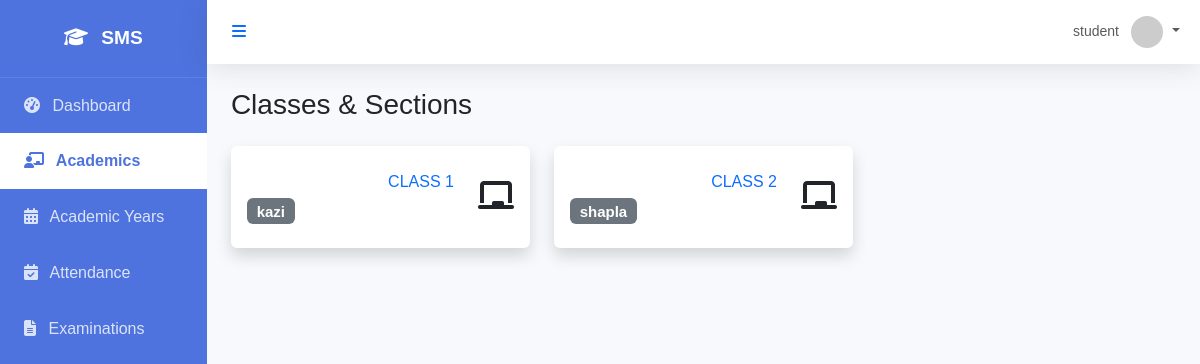
Before: /academics/classes/ (signed in) with the older database file.
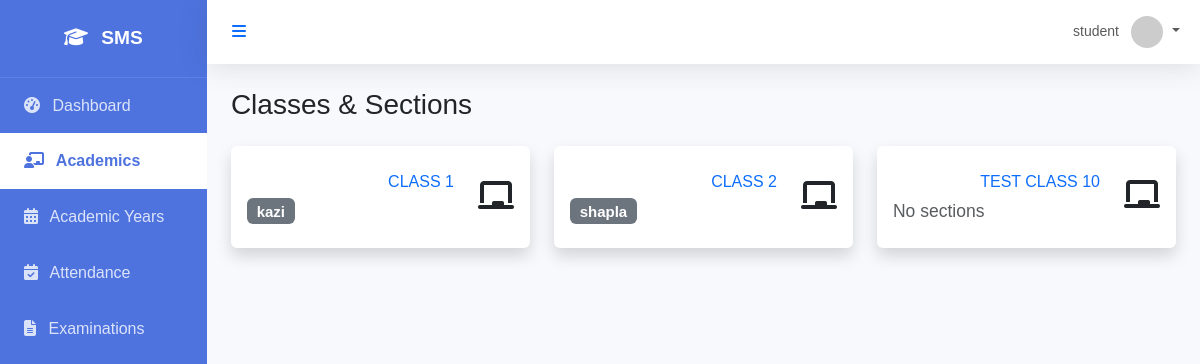
After: the same page with the newer database file.
### academics/models.py (models this page shows, shortened)
class Class(models.Model):
    name = models.CharField(max_length=50) # e.g. Class 1, Grade 10
    numeric_value = models.IntegerField(unique=True) # For sorting
    class Meta:
        verbose_name_plural = "Classes"
        ordering = ['numeric_value']

class Section(models.Model):
    name = models.CharField(max_length=10) # e.g. A, B, C
    class_name = models.ForeignKey(Class, on_delete=models.CASCADE, related_name='sections')
    class_teacher = models.ForeignKey(User, on_delete=models.SET_NULL, null=True, blank=True, limit_choices_to={'role': 'TEACHER'})
    class Meta:
        unique_together = ['name', 'class_name']
        ordering = ['name']

### academics/views.py (the view)
# urls.py: path('classes/', class_list, name='class_list'),
@login_required
def class_list(request):
    classes = Class.objects.all()
    return render(request, 'academics/class_list.html', {'classes': classes})

### templates/academics/class_list.html (shortened to what this page needs)
{% extends 'base.html' %}
{% block content %}
<div class="d-sm-flex align-items-center justify-content-between mb-4">
    <h1 class="h3 mb-0 text-gray-800">Classes & Sections</h1>
</div>
<div class="row" x-data="{ show: true }" x-show="show" x-transition:enter="transition ease-out duration-300" x-transition:enter-start="opacity-0 transform scale-90" x-transition:enter-end="opacity-100 transform scale-100">
    {% for class in classes %}
    <div class="col-xl-4 col-md-6 mb-4">
        <a href="{% url 'class_detail' class.pk %}" class="text-decoration-none">
            <div class="card border-left-primary shadow h-100 py-2">
                <div class="card-body">
                    <div class="row no-gutters align-items-center">
                        <div class="col mr-2">
                            <div class="text-xs font-weight-bold text-primary text-uppercase mb-1 d-flex justify-content-between align-items-center">
                            <a href="{% url 'class_detail' class.pk %}" class="text-decoration-none">{{ class.name }}</a>
                        </div>    <div class="h5 mb-0 font-weight-bold text-gray-800">
                                {% for section in class.sections.all %}
                                <span class="badge bg-secondary mr-1">
                                    {{ section.name }}
                                </span>
                            {% empty %}
                                    <span class="text-muted small">No sections</span>
                                {% endfor %}
                            </div>
                        </div>
                        <div class="col-auto">
                            <i class="fas fa-chalkboard fa-2x text-gray-300"></i>
                        </div>
                    </div>
                </div>
            </div>
        </a>
    </div>
    {% empty %}
    <div class="col-12">
        <div class="alert alert-info">No classes found. Please add a class.</div>
    </div>
    {% endfor %}
</div>
{% endblock %}

Changed rows visible on the page:
added Class: name "TEST CLASS 10"
